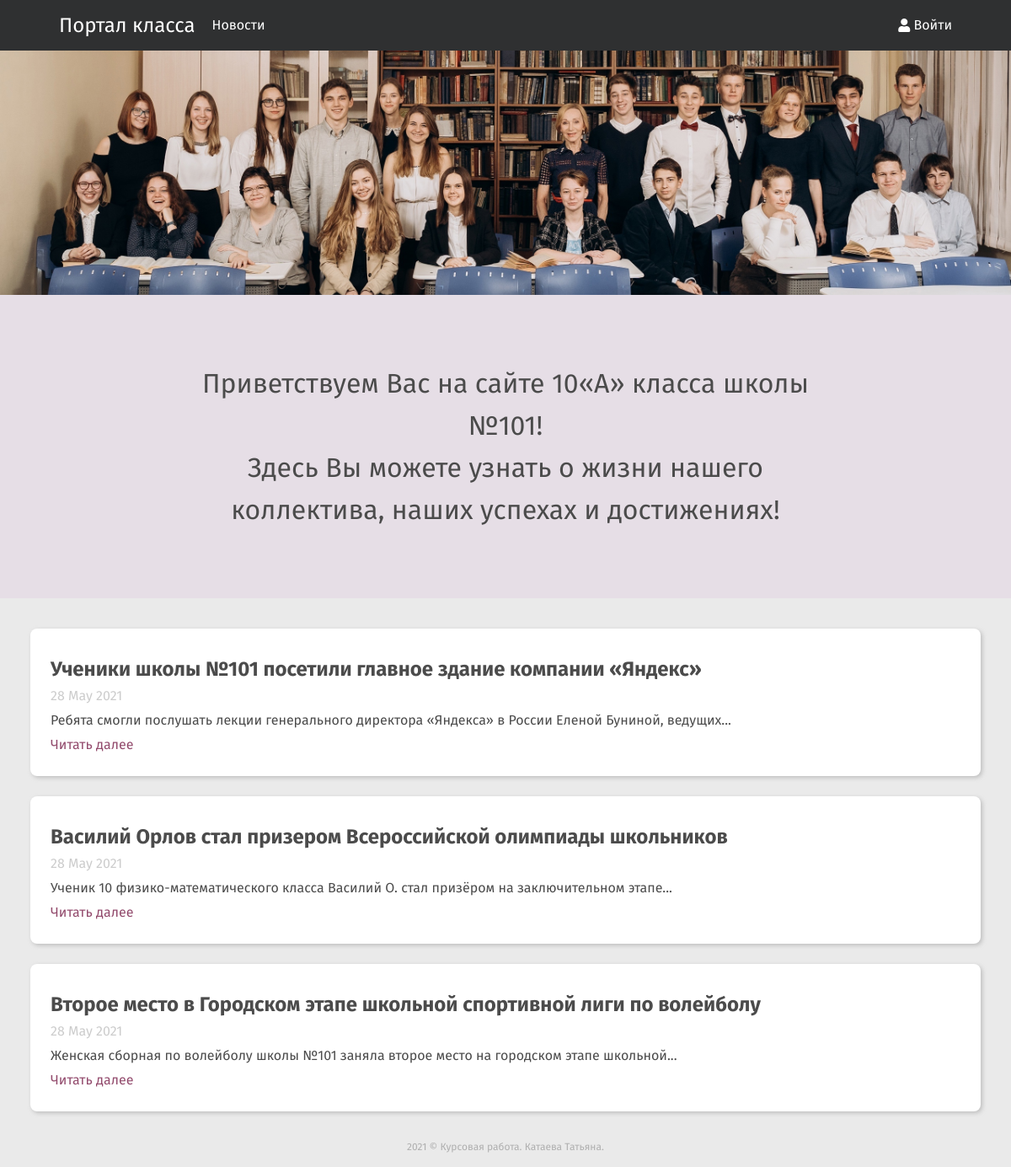
The page / on the database its author committed.
### models/news.py (models this page shows)
class News(db.Model):
    id = db.Column(db.Integer, primary_key=True, autoincrement=True)
    title = db.Column(db.String(120), unique=False, nullable=False)
    description = db.Column(db.Text, nullable=False)
    date = db.Column(db.DateTime, default=datetime.datetime.utcnow)
    text = db.Column(db.Text, nullable=False)
    img = db.Column(db.String, nullable=False)

### app.py (the view)
@app.route('/')
def main_page():
    news = News.query.order_by(desc(News.date)).limit(3)
    return render_template('main_page.html', news=news)

### app.py (called while the page is built)
def format_datetime(value, format="%e %B %Y"):
    if value is None:
        return ""
    return value.strftime(format)

### templates/main_page.html (shortened to what this page needs)
{% extends 'base.html' %}
{% block header %}
    <link rel="stylesheet" href="/static/css/main.css">
{% endblock %}
{% block content %}
<section class="main-img">
    <img class="main-img_img" src="/static/img/main.jpg" alt="Дети">
</section>
<section class="slogan">
    Приветствуем Вас на сайте 10«А» класса школы №101!
    <br>Здесь Вы можете узнать о жизни нашего коллектива, наших успехах и достижениях!
</section>
<section class="news">
    {% for n in news %}
        <div class="news_item">
            <h2>{{ n.title }}</h2>
            <span class="news_date">{{ n.date | formatdatetime }}</span>
            <p>{{ n.description }}</p>
            <a href="/news/{{ n.id }}" class="news_read-more">Читать далее</a>
        </div>
    {% endfor %}
</section>
{% endblock %}

### templates/base.html (shortened to what this page needs)
<!doctype html>
<html lang="ru">
<head>
    {% block header %}{% endblock %}
</head>
<body>
<header class="header">
    <a href="/" class="brand">Портал класса</a>
    <a href="/all_news">Новости</a>
    {% if 'userId' in session %}
        <a href="#" id="logout" class="login">
            <i class="fa fa-user"></i>&nbsp;Выйти
        </a>
    {% else %}
        <a href="{{ url_for('login_page') }}" class="login">
            <i class="fa fa-user"></i>&nbsp;Войти
        </a>
    {% endif %}
</header>
<div class="container">
    {% block content %}{% endblock %}
</div>
<footer class="footer">
    2021 © Курсовая работа. Катаева Татьяна.
</footer>
</body>
</html>

### static/css/main.css (style rules this page uses)
.main-img { height: 290px; }
.main-img_img { height: 290px; width: 100%; object-fit: cover; object-position: top; }
.slogan { padding: 80px 200px; text-align: center; font-size: 32px; line-height: 50px; background-color: #e6dee6; }
.news { max-width: 1280px; margin: 24px auto; display: flex; justify-content: space-between; }
.news_item { width: 400px; padding: 24px; margin: 10px; background-color: #fff; border-radius: 8px; box-shadow: #a2a2a299 2px 2px 5px; display: flex; flex-grow: 1; flex-direction: column; }
.news_date { color: #ccc; padding-bottom: 5px; }
.news_read-more { text-decoration: none; color: #924a6c; margin-top: auto; padding: 5px 0; }
@media screen and (max-width: 1240px) { .news { flex-direction: column; } }
@media screen and (max-width: 1240px) { .news_item { margin: 12px 36px; width: auto; } }

### static/css/style.css (style rules this page uses)
html { height: 100%; }
body { min-height: 100%; background-color: #eaeaea; font-family: 'Fira Sans', "Avenir Next", serif; display: flex; flex-direction: column; color: #4b4b4b; }
.container { flex-grow: 1; }
* { box-sizing: border-box; }
.header { height: 60px; display: flex; align-items: center; justify-content: space-between; background-color: #2f3031; padding: 0 60px; color: #fff; }
a { display: flex; padding: 0 10px; color: white; text-decoration: none; }
.login { border: none; background-color: transparent; color: #fff; font-size: 16px; text-decoration: none; }
.brand { font-size: 24px; color: #fff; text-decoration: none; }
.footer { text-align: center; font-size: 12px; padding-bottom: 18px; color: #afafaf; }
h2 { font-size: 24px; font-weight: bold; padding: 12px 0; }
p { margin: 8px 0; }

### rows shown on the page
News: title "Ученики школы №101 посетили главное здание компании «Яндекс»", date "28 May 2021", description "Ребята смогли послушать лекции генерального директора «Яндекса» в России Еленой Буниной, ведущих..."
News: title "Василий Орлов стал призером Всероссийской олимпиады школьников", date "28 May 2021", description "Ученик 10 физико-математического класса Василий О. стал призёром на заключительном этапе..."
News: title "Второе место в Городском этапе школьной спортивной лиги по волейболу", date "28 May 2021", description "Женская сборная по волейболу школы №101 заняла второе место на городском этапе школьной..."
